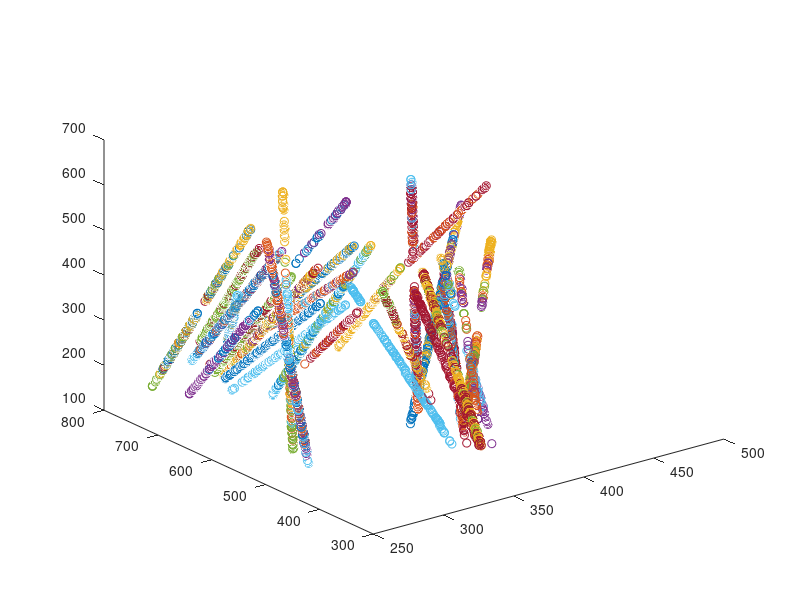

Write MATLAB code to recreate this figure. (Note: this script raises an error after producing the figure.)
%% Load Pip's data

% a mat file with the location of Pip's cells.  
load cellData4Matteo.mat

% "cellLocations": an nx3 matrix will the Allen locations for all cells.
nCells = size(cellLocations,1);

% "penetrationReference": an nx1 vector indicating the penetration for each cell.
nPens = max(penetrationReference);

%% Plot the cell locations in 3D

figure;
for iPen = 1:nPens
    Locs3D = cellLocations( penetrationReference==iPen, : );
    plot3( Locs3D(:,3), Locs3D(:,1), Locs3D(:,2), 'o' ); hold on
    % as background would be nice to have a wire frame of the brain 
    % or even better one where the wires in cortex are the areas
end

% Pip: when I plot these cells in Matlab with jitter3d, I plot columns
% (3,1,2) for (x,y,z).

%% Plot the cell locations in 2D

% this one does not work yet... I need to write AllenCCF2CortexFlatMap
figure;
for iPen = 1:nPens
    Locs3D = cellLocations( penetrationReference==iPen, : );
    Locs2D = AllenCCF2CortexFlatMap(Locs3D); % I need to write this one!
    plot3( Locs3D(:,3), Locs3D(:,1), Locs3D(:,2), 'o' ); hold on
    % as background would be nice to have a wire frame of the cortex where
    % the wires are the areas 
end

